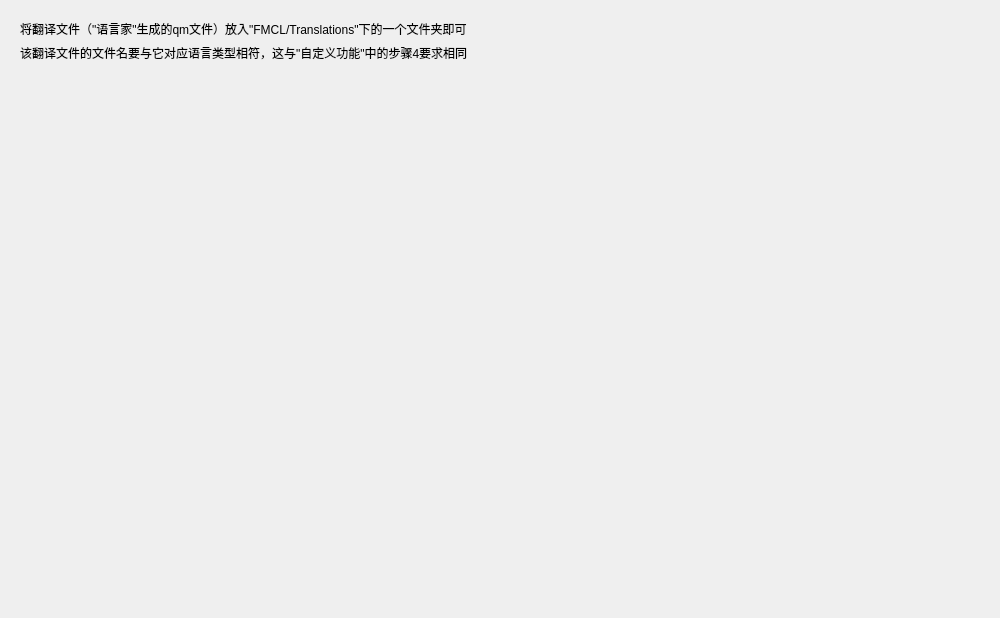
<?xml version="1.0" encoding="UTF-8"?>
<ui version="4.0">
 <class>Translation</class>
 <widget class="QWidget" name="Translation">
  <property name="geometry">
   <rect>
    <x>0</x>
    <y>0</y>
    <width>1000</width>
    <height>618</height>
   </rect>
  </property>
  <property name="windowTitle">
   <string>翻译</string>
  </property>
  <layout class="QGridLayout" name="gridLayout">
   <item row="0" column="0">
    <widget class="ScrollArea" name="ScrollArea">
     <property name="styleSheet">
      <string notr="true">QScrollArea{
	border:none;
}</string>
     </property>
     <property name="widgetResizable">
      <bool>true</bool>
     </property>
     <widget class="QWidget" name="scrollAreaWidgetContents">
      <property name="geometry">
       <rect>
        <x>0</x>
        <y>0</y>
        <width>982</width>
        <height>600</height>
       </rect>
      </property>
      <layout class="QGridLayout" name="gridLayout_2">
       <item row="2" column="0">
        <spacer name="verticalSpacer">
         <property name="orientation">
          <enum>Qt::Vertical</enum>
         </property>
         <property name="sizeHint" stdset="0">
          <size>
           <width>0</width>
           <height>0</height>
          </size>
         </property>
        </spacer>
       </item>
       <item row="0" column="0">
        <widget class="BodyLabel" name="BodyLabel">
         <property name="text">
          <string>将翻译文件（&quot;语言家&quot;生成的qm文件）放入&quot;FMCL/Translations&quot;下的一个文件夹即可</string>
         </property>
         <property name="wordWrap">
          <bool>true</bool>
         </property>
        </widget>
       </item>
       <item row="1" column="0">
        <widget class="BodyLabel" name="BodyLabel_2">
         <property name="text">
          <string>该翻译文件的文件名要与它对应语言类型相符，这与&quot;自定义功能&quot;中的步骤4要求相同</string>
         </property>
         <property name="wordWrap">
          <bool>true</bool>
         </property>
        </widget>
       </item>
      </layout>
     </widget>
    </widget>
   </item>
  </layout>
 </widget>
 <customwidgets>
  <customwidget>
   <class>ScrollArea</class>
   <extends>QScrollArea</extends>
   <header>qfluentwidgets</header>
   <container>1</container>
  </customwidget>
  <customwidget>
   <class>BodyLabel</class>
   <extends>QLabel</extends>
   <header>qfluentwidgets</header>
  </customwidget>
 </customwidgets>
 <resources/>
 <connections/>
</ui>
